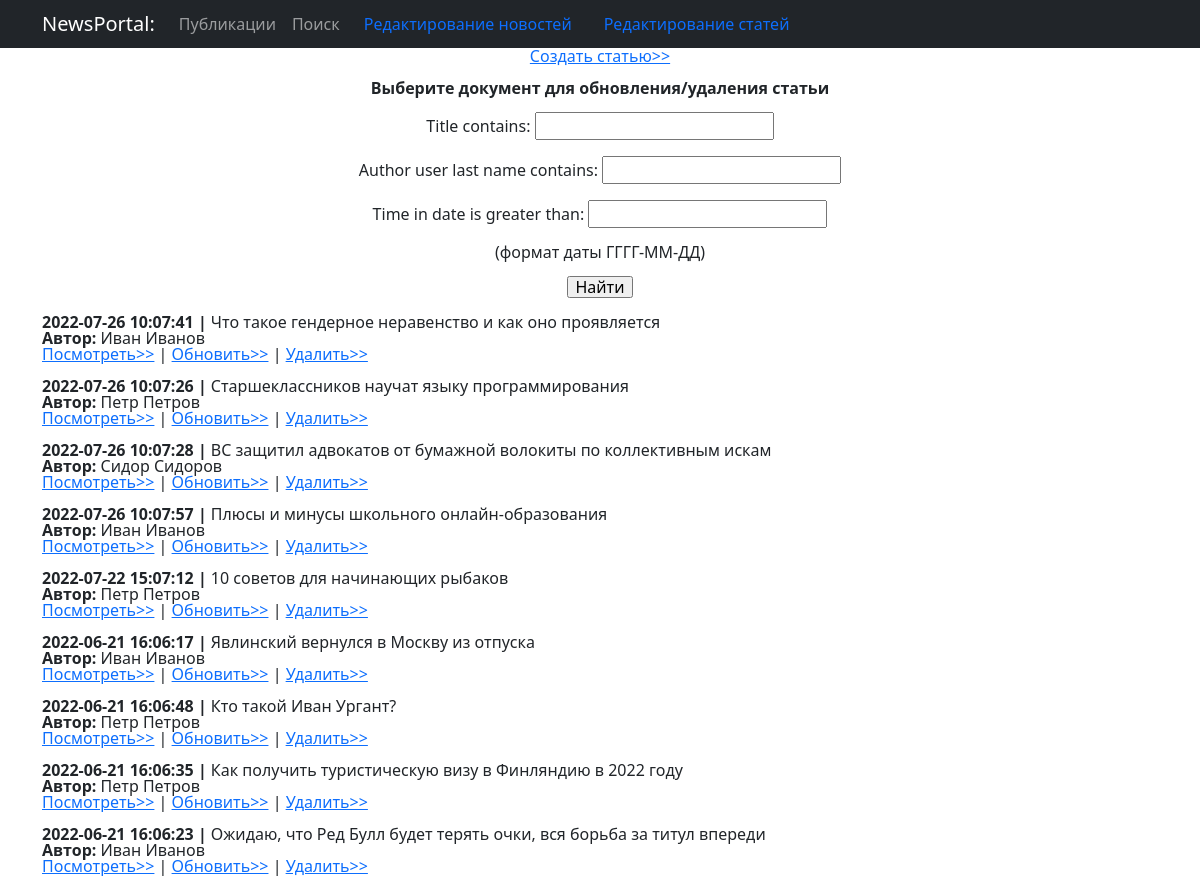
The app's page /news/article/edit/ with its own data.
### news/models.py (models this page shows, shortened)
class Post(models.Model):
    article   = 'ART'
    news      = 'NEW'
    POSITIONS = [
        (article, 'Статья'),
        (news,    'Новости')]
    kind    = models.CharField(max_length = 3, choices=POSITIONS,)
    time_in = models.DateTimeField(auto_now_add = True)
    title   = models.CharField(max_length = 255)
    text    = models.TextField()
    post_rating = models.IntegerField(default=0)
    author   = models.ForeignKey(Author, on_delete = models.CASCADE)
    category = models.ManyToManyField(Category, through = 'PostCategory')

class Author(models.Model):
    rating = models.IntegerField(default=0)
    user   = models.OneToOneField(User, on_delete=models.CASCADE, primary_key=True,)

### news/views.py (the view)
# urls.py: path('article/edit/',   ArticleEdit.as_view(),   name='article_edit'),
class ArticleEdit(ListView):
    model = Post
    ordering = '-time_in'
    template_name = 'article_edit.html'
    context_object_name = 'article_edit'
    def get_queryset(self):
        queryset = super().get_queryset()
        self.filterset = EditFilter(self.request.GET, queryset)
        return self.filterset.qs
    def get_context_data(self, **kwargs):
        context = super().get_context_data(**kwargs)
        context['filterset'] = self.filterset
        return context

### templates/article_edit.html (shortened to what this page needs)
{% extends 'flatpages/default.html' %}
{% load my_tags %}
{% block title %}
   <a href='/news/article/create'> Создать статью>></a> <br><br>
   <b>Выберите документ для обновления/удаления статьи</b><br><br>
{% endblock title %}
{% block content %}
   <form action="" method="get">
       {{ filterset.form.as_p }}
       (формат даты ГГГГ-ММ-ДД)<br><br>
       <input type="submit" value="Найти" />
   </form><br>
   {% for post in article_edit %}
     {% if post.kind == 'ART' %}
     <div align="left"> <b>
        {{ post.time_in|date:'Y-m-d  H:m:s' }} | </b> {{ post.title }}<br> <b>
        Автор: </b>
        {{post.author.user.first_name}} {{post.author.user.last_name}} <br>
     <a href='/news/{{post.pk}}'> Посмотреть>></a> |
     <a href='/news/article/{{post.pk}}/update'> Обновить>></a> |
     <a href='/news/article/{{post.pk}}/delete'> Удалить>></a>
     </div><br>
     {% endif %}
   {% endfor %}
{% endblock content %}

### templates/article_edit.html (style rules this page uses)
div { line-height: 1; }

### records on screen
Post: time_in "2022-07-26 10:07:41", title "Что такое гендерное неравенство и как оно проявляется", author.user.first_name "Иван", author.user.last_name "Иванов"
Post: time_in "2022-07-26 10:07:26", title "Старшеклассников научат языку программирования", author.user.first_name "Петр", author.user.last_name "Петров"
Post: time_in "2022-07-26 10:07:28", title "ВС защитил адвокатов от бумажной волокиты по коллективным искам", author.user.first_name "Сидор", author.user.last_name "Сидоров"
Post: time_in "2022-07-26 10:07:57", title "Плюсы и минусы школьного онлайн-образования", author.user.first_name "Иван", author.user.last_name "Иванов"
Post: time_in "2022-07-22 15:07:12", title "10 советов для начинающих рыбаков", author.user.first_name "Петр", author.user.last_name "Петров"
Post: time_in "2022-06-21 16:06:17", title "Явлинский вернулся в Москву из отпуска", author.user.first_name "Иван", author.user.last_name "Иванов"
Post: time_in "2022-06-21 16:06:48", title "Кто такой Иван Ургант?", author.user.first_name "Петр", author.user.last_name "Петров"
Post: time_in "2022-06-21 16:06:35", title "Как получить туристическую визу в Финляндию в 2022 году", author.user.first_name "Петр", author.user.last_name "Петров"
Post: time_in "2022-06-21 16:06:23", title "Ожидаю, что Ред Булл будет терять очки, вся борьба за титул впереди", author.user.first_name "Иван", author.user.last_name "Иванов"
